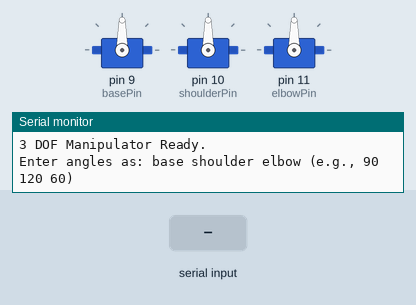
Bench run of a sketch on a simulated Arduino Uno, built with avr-gcc and run on an emulated ATmega328P. Shown: 3 × servo, the last lines printed to the serial monitor. The test bench sets the inputs (shaded band).

Above: at 1.7 s.
1.8 s: "90 45 200\n" received over Serial
At 2.3 s:
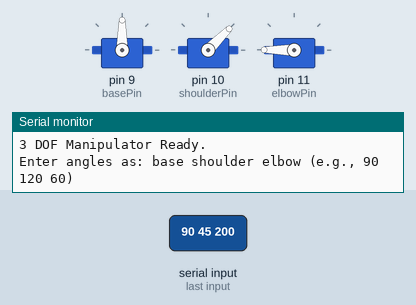
3.3 s: "30 150 10\n" received over Serial
At 4.5 s:
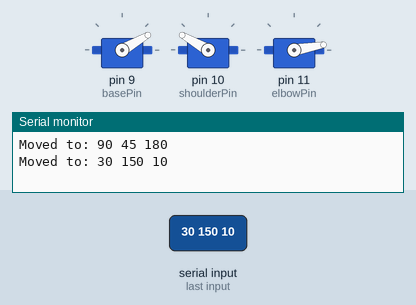
4.8 s: "1 90 45\n" received over Serial
At 5.7 s:
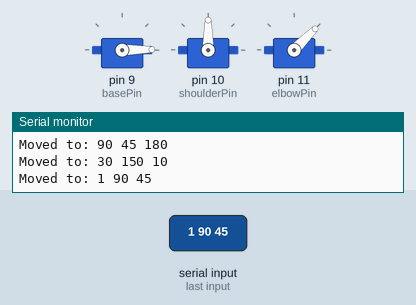
Timing chart, 0 to 7.8 s (numbered marks = the images above; inputs shaded):
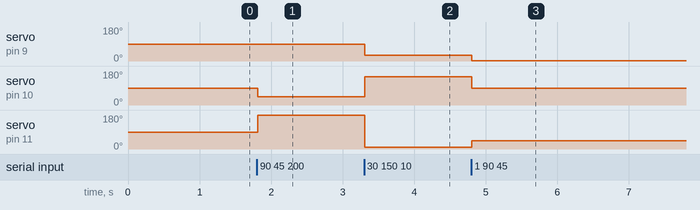

The sketch:

3dof_manip.ino
```cpp
#include <Servo.h>

// Create servo objects for each joint
Servo baseServo;
Servo shoulderServo;
Servo elbowServo;

// Define servo pins
const int basePin = 9;
const int shoulderPin = 10;
const int elbowPin = 11;

void setup() {
  // Attach the servos to pins
  baseServo.attach(basePin);
  shoulderServo.attach(shoulderPin);
  elbowServo.attach(elbowPin);

  // Move to initial positions
  moveToPosition(90, 90, 90);

  // Initialize serial communication
  Serial.begin(9600);
  Serial.println("3 DOF Manipulator Ready.");
  Serial.println("Enter angles as: base shoulder elbow (e.g., 90 120 60)");
}

void loop() {
  if (Serial.available()) {
    int baseAngle = Serial.parseInt();
    int shoulderAngle = Serial.parseInt();
    int elbowAngle = Serial.parseInt();

    if (Serial.read() == '\n' || Serial.read() == ' ') {
      // Clamp angles to valid servo range (0–180)
      baseAngle = constrain(baseAngle, 0, 180);
      shoulderAngle = constrain(shoulderAngle, 0, 180);
      elbowAngle = constrain(elbowAngle, 0, 180);

      moveToPosition(baseAngle, shoulderAngle, elbowAngle);

      Serial.print("Moved to: ");
      Serial.print(baseAngle);
      Serial.print(" ");
      Serial.print(shoulderAngle);
      Serial.print(" ");
      Serial.println(elbowAngle);
    }
  }
}

// Function to move all servos
void moveToPosition(int baseAngle, int shoulderAngle, int elbowAngle) {
  baseServo.write(baseAngle);
  shoulderServo.write(shoulderAngle);
  elbowServo.write(elbowAngle);
  delay(500); // Wait for movement to complete
}
```

Measured:
- after the input at 1.8 s, servo on pin 10 (shoulderPin): 90° → 45° at once; servo on pin 11 (elbowPin): 90° → 180° at once
- after the input at 3.3 s, servo on pin 9 (basePin): 90° → 30° at once; servo on pin 10 (shoulderPin): 45° → 150° at once; servo on pin 11 (elbowPin): 180° → 10° at once
- after the input at 4.8 s, servo on pin 9 (basePin): 30° → 1° at once; servo on pin 10 (shoulderPin): 150° → 90° at once; servo on pin 11 (elbowPin): 10° → 45° at once
